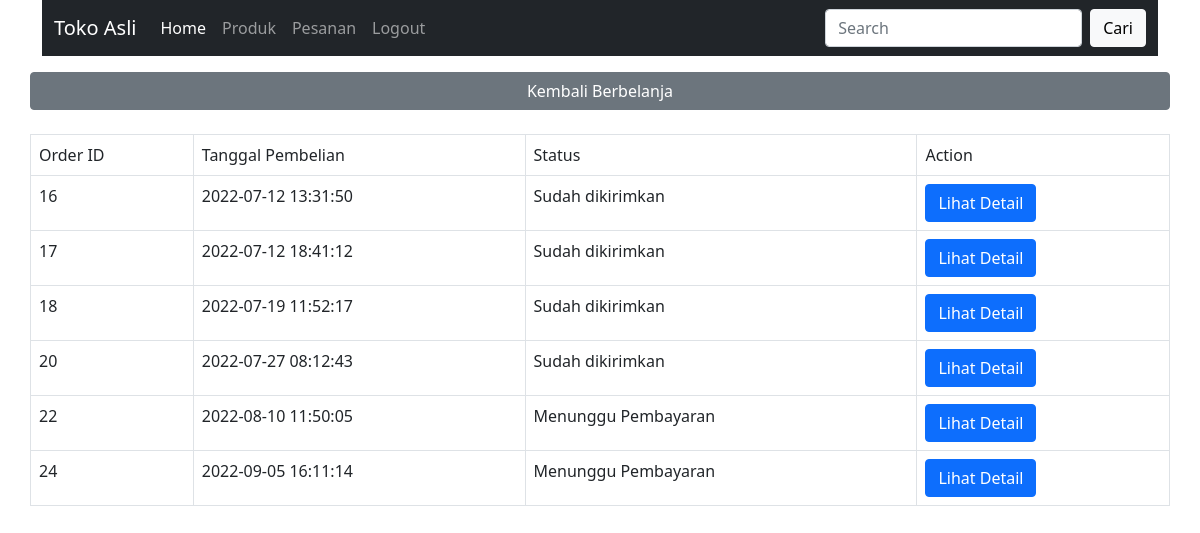
Screenshot of /pesanan.php (signed in) with the database file from the repository.
### tables this page shows
CREATE TABLE `transaksi` (
  `id` int(11) NOT NULL,
  `tanggal_transaksi` datetime NOT NULL,
  `user_id` int(11) NOT NULL,
  `ppn` int(11) NOT NULL,
  `no_resi` varchar(30) DEFAULT NULL,
  `tanggal_pengiriman` datetime DEFAULT NULL,
  `metode_pembayaran_id` int(11) DEFAULT NULL,
  `bukti_bayar` varchar(255) DEFAULT NULL,
  `tanggal_bayar` datetime DEFAULT NULL,
  `konfirmasi_pembayaran` datetime DEFAULT NULL
);

### pesanan.php (the view, shortened to what this page needs)
<!doctype html>
<html lang="en">
<head>
    <link href="https://cdn.jsdelivr.net/npm/bootstrap@5.0.2/dist/css/bootstrap.min.css" rel="stylesheet">
</head>
<body>
    <?php include 'menu.php'; ?>
    <div class="container">
        <div class="mt-3">
            <div class="row mb-4">
                <a href="listproduk.php" class="btn btn-secondary">Kembali Berbelanja</a>
            </div>
            <div class="row">
                <table class="table table-bordered">
                    <tr>
                        <td>Order ID</td>
                        <td>Tanggal Pembelian</td>
                        <td>Status</td>
                        <td>Action</td>
                    </tr>
                    <?php
                        include 'config.php';
                        $userId = $_SESSION['logged_user']['id'];
                        $query = "SELECT * FROM transaksi WHERE user_id = $userId";
                        $result = mysqli_query($connection, $query);
                        $order = mysqli_fetch_array($result, MYSQLI_ASSOC);
                        if($order !== null) {
                            do {
                                $statusTransaksi = 'none';
                                if($order['tanggal_bayar'] === null) {
                                    $statusTransaksi = 'Menunggu Pembayaran';
                                } else if($order['no_resi'] !== null) {
                                    $statusTransaksi = 'Sudah dikirimkan';
                                } else if($order['no_resi'] === null) {
                                    $statusTransaksi = 'Sedang disiapkan';
                                } else if($order['konfirmasi_pembayaran'] === null) {
                                    $statusTransaksi = 'Pembayaran dikonfirmasi';
                                }
                    ?>
                                <tr>
                                    <td><?php echo $order['id']; ?></td>
                                    <td><?php echo $order['tanggal_transaksi']; ?></td>
                                    <td><?php echo $statusTransaksi; ?></td>
                                    <td>
                                        <a href="orderdetail.php?id=<?php echo $order['id']; ?>" class="btn btn-primary">Lihat Detail</a>
                                    </td>
                                </tr>
                    <?php
                                $order = mysqli_fetch_array($result, MYSQLI_ASSOC);
                            } while($order !== null);
                        }
                    ?>
                </table>
            </div>
        </div>
    </div>
</body>
</html>

### rows the page displays
transaksi: id "16", tanggal_transaksi "2022-07-12 13:31:50", no_resi "Sudah dikirimkan"
transaksi: id "17", tanggal_transaksi "2022-07-12 18:41:12", no_resi "Sudah dikirimkan"
transaksi: id "18", tanggal_transaksi "2022-07-19 11:52:17", no_resi "Sudah dikirimkan"
transaksi: id "20", tanggal_transaksi "2022-07-27 08:12:43", no_resi "Sudah dikirimkan"
transaksi: id "22", tanggal_transaksi "2022-08-10 11:50:05", tanggal_bayar "Menunggu Pembayaran"
transaksi: id "24", tanggal_transaksi "2022-09-05 16:11:14", tanggal_bayar "Menunggu Pembayaran"
